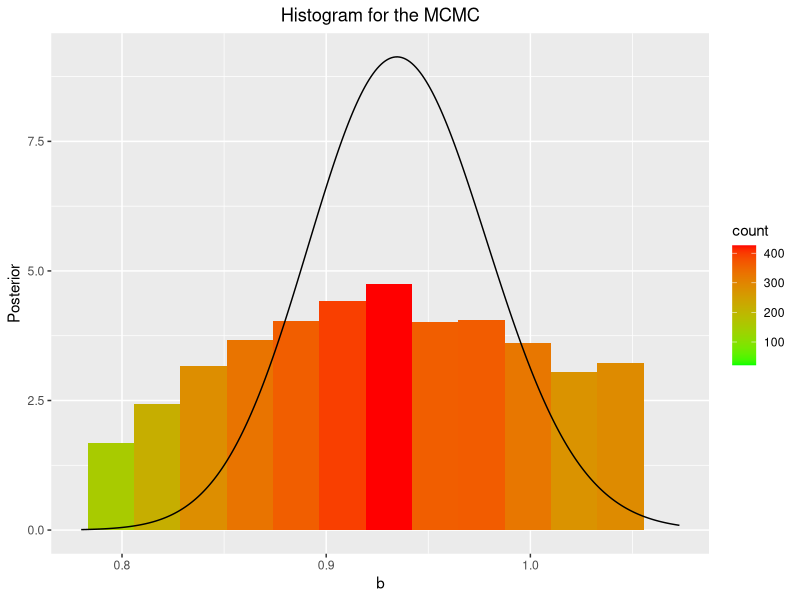

Recreate this plot in R.
#Script to do all the plots of the MCMC shit
library(ggplot2)


d=read.csv('MCMCresult.csv');d=d[,-1] #The data where the results from the MCMC simulation are
post=read.csv('posterior.csv');post=post[,-1];n=length(post)
#Removing the burning out period

samp=d[5000:10000] #The data to work with

b=seq(0,2,length=n);

#Creating the data set
df=data.frame(b=b,posterior=post)

#Creating the histogram

g=ggplot(as.data.frame(x=samp),aes(samp))+geom_histogram(aes(fill=..count..),binwidth=0.0227)
g=g+scale_fill_gradient('count',low='green',high='red')+aes(y=..density..)


#Adding the density line
g=g+geom_line(data=df,aes(b,posterior))+xlim(c(0.78,1.073))
g=g+labs(x='b',y='Posterior',title='Histogram for the MCMC')

#Twitching the plot
g=g+theme(plot.title=element_text(hjust=0.5))

ggsave('../Tesis/FigChap3/histogram_mcmc.jpg',g)



#x11()
#hist(samp,prob=T,xlab='b',ylab='P(b|m)',main='Histogram for the MCMC',ylim=c(0,9))
#lines(b,post)

